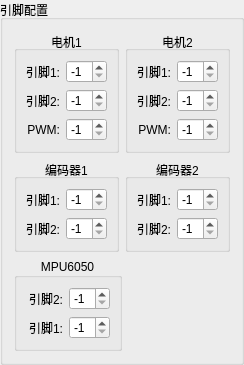
          <widget class="QGroupBox" name="groupBox_9">
           <property name="title">
            <string>引脚配置</string>
           </property>
           <layout class="QVBoxLayout" name="verticalLayout_52">
            <item>
             <layout class="QHBoxLayout" name="horizontalLayout_36">
              <item>
               <widget class="QGroupBox" name="groupBox_10">
                <property name="title">
                 <string>电机1</string>
                </property>
                <property name="alignment">
                 <set>Qt::AlignCenter</set>
                </property>
                <layout class="QHBoxLayout" name="horizontalLayout_31">
                 <item>
                  <layout class="QVBoxLayout" name="verticalLayout_28">
                   <item>
                    <widget class="QLabel" name="label_35">
                     <property name="text">
                      <string>引脚1:</string>
                     </property>
                     <property name="alignment">
                      <set>Qt::AlignRight|Qt::AlignTrailing|Qt::AlignVCenter</set>
                     </property>
                    </widget>
                   </item>
                   <item>
                    <widget class="QLabel" name="label_45">
                     <property name="text">
                      <string>引脚2:</string>
                     </property>
                     <property name="alignment">
                      <set>Qt::AlignRight|Qt::AlignTrailing|Qt::AlignVCenter</set>
                     </property>
                    </widget>
                   </item>
                   <item>
                    <widget class="QLabel" name="label_46">
                     <property name="text">
                      <string>PWM:</string>
                     </property>
                     <property name="alignment">
                      <set>Qt::AlignRight|Qt::AlignTrailing|Qt::AlignVCenter</set>
                     </property>
                    </widget>
                   </item>
                  </layout>
                 </item>
                 <item>
                  <layout class="QVBoxLayout" name="verticalLayout_29">
                   <item>
                    <widget class="QSpinBox" name="spinBox_motor0_pin0">
                     <property name="minimum">
                      <number>-1</number>
                     </property>
                     <property name="value">
                      <number>-1</number>
                     </property>
                    </widget>
                   </item>
                   <item>
                    <widget class="QSpinBox" name="spinBox_motor0_pin1">
                     <property name="minimum">
                      <number>-1</number>
                     </property>
                     <property name="value">
                      <number>-1</number>
                     </property>
                    </widget>
                   </item>
                   <item>
                    <widget class="QSpinBox" name="spinBox_motor0_PWMPin">
                     <property name="minimum">
                      <number>-1</number>
                     </property>
                     <property name="value">
                      <number>-1</number>
                     </property>
                    </widget>
                   </item>
                  </layout>
                 </item>
                </layout>
               </widget>
              </item>
              <item>
               <widget class="QGroupBox" name="groupBox_11">
                <property name="title">
                 <string>电机2</string>
                </property>
                <property name="alignment">
                 <set>Qt::AlignCenter</set>
                </property>
                <layout class="QHBoxLayout" name="horizontalLayout_32">
                 <item>
                  <layout class="QVBoxLayout" name="verticalLayout_30">
                   <item>
                    <widget class="QLabel" name="label_47">
                     <property name="text">
                      <string>引脚1:</string>
                     </property>
                     <property name="alignment">
                      <set>Qt::AlignRight|Qt::AlignTrailing|Qt::AlignVCenter</set>
                     </property>
                    </widget>
                   </item>
                   <item>
                    <widget class="QLabel" name="label_48">
                     <property name="text">
                      <string>引脚2:</string>
                     </property>
                     <property name="alignment">
                      <set>Qt::AlignRight|Qt::AlignTrailing|Qt::AlignVCenter</set>
                     </property>
                    </widget>
                   </item>
                   <item>
                    <widget class="QLabel" name="label_49">
                     <property name="text">
                      <string>PWM:</string>
                     </property>
                     <property name="alignment">
                      <set>Qt::AlignRight|Qt::AlignTrailing|Qt::AlignVCenter</set>
                     </property>
                    </widget>
                   </item>
                  </layout>
                 </item>
                 <item>
                  <layout class="QVBoxLayout" name="verticalLayout_31">
                   <item>
                    <widget class="QSpinBox" name="spinBox_motor1_pin0">
                     <property name="minimum">
                      <number>-1</number>
                     </property>
                     <property name="value">
                      <number>-1</number>
                     </property>
                    </widget>
                   </item>
                   <item>
                    <widget class="QSpinBox" name="spinBox_motor1_pin1">
                     <property name="minimum">
                      <number>-1</number>
                     </property>
                     <property name="value">
                      <number>-1</number>
                     </property>
                    </widget>
                   </item>
                   <item>
                    <widget class="QSpinBox" name="spinBox_motor1_PWMpin">
                     <property name="minimum">
                      <number>-1</number>
                     </property>
                     <property name="value">
                      <number>-1</number>
                     </property>
                    </widget>
                   </item>
                  </layout>
                 </item>
                </layout>
               </widget>
              </item>
             </layout>
            </item>
            <item>
             <layout class="QHBoxLayout" name="horizontalLayout_37">
              <item>
               <widget class="QGroupBox" name="groupBox_12">
                <property name="title">
                 <string>编码器1</string>
                </property>
                <property name="alignment">
                 <set>Qt::AlignCenter</set>
                </property>
                <layout class="QHBoxLayout" name="horizontalLayout_33">
                 <item>
                  <layout class="QVBoxLayout" name="verticalLayout_32">
                   <item>
                    <widget class="QLabel" name="label_50">
                     <property name="text">
                      <string>引脚1:</string>
                     </property>
                     <property name="alignment">
                      <set>Qt::AlignRight|Qt::AlignTrailing|Qt::AlignVCenter</set>
                     </property>
                    </widget>
                   </item>
                   <item>
                    <widget class="QLabel" name="label_51">
                     <property name="text">
                      <string>引脚2:</string>
                     </property>
                     <property name="alignment">
                      <set>Qt::AlignRight|Qt::AlignTrailing|Qt::AlignVCenter</set>
                     </property>
                    </widget>
                   </item>
                  </layout>
                 </item>
                 <item>
                  <layout class="QVBoxLayout" name="verticalLayout_33">
                   <item>
                    <widget class="QSpinBox" name="spinBox_encoder0_pin0">
                     <property name="minimum">
                      <number>-1</number>
                     </property>
                     <property name="value">
                      <number>-1</number>
                     </property>
                    </widget>
                   </item>
                   <item>
                    <widget class="QSpinBox" name="spinBox_encoder0_pin1">
                     <property name="minimum">
                      <number>-1</number>
                     </property>
                     <property name="value">
                      <number>-1</number>
                     </property>
                    </widget>
                   </item>
                  </layout>
                 </item>
                </layout>
               </widget>
              </item>
              <item>
               <widget class="QGroupBox" name="groupBox_13">
                <property name="title">
                 <string>编码器2</string>
                </property>
                <property name="alignment">
                 <set>Qt::AlignCenter</set>
                </property>
                <layout class="QHBoxLayout" name="horizontalLayout_34">
                 <item>
                  <layout class="QVBoxLayout" name="verticalLayout_34">
                   <item>
                    <widget class="QLabel" name="label_52">
                     <property name="text">
                      <string>引脚1:</string>
                     </property>
                     <property name="alignment">
                      <set>Qt::AlignRight|Qt::AlignTrailing|Qt::AlignVCenter</set>
                     </property>
                    </widget>
                   </item>
                   <item>
                    <widget class="QLabel" name="label_53">
                     <property name="text">
                      <string>引脚2:</string>
                     </property>
                     <property name="alignment">
                      <set>Qt::AlignRight|Qt::AlignTrailing|Qt::AlignVCenter</set>
                     </property>
                    </widget>
                   </item>
                  </layout>
                 </item>
                 <item>
                  <layout class="QVBoxLayout" name="verticalLayout_35">
                   <item>
                    <widget class="QSpinBox" name="spinBox_encoder1_pin0">
                     <property name="minimum">
                      <number>-1</number>
                     </property>
                     <property name="value">
                      <number>-1</number>
                     </property>
                    </widget>
                   </item>
                   <item>
                    <widget class="QSpinBox" name="spinBox_encoder1_pin1">
                     <property name="minimum">
                      <number>-1</number>
                     </property>
                     <property name="value">
                      <number>-1</number>
                     </property>
                    </widget>
                   </item>
                  </layout>
                 </item>
                </layout>
               </widget>
              </item>
             </layout>
            </item>
            <item>
             <layout class="QHBoxLayout" name="horizontalLayout_8" stretch="1,1">
              <item>
               <widget class="QGroupBox" name="groupBox_14">
                <property name="title">
                 <string>MPU6050</string>
                </property>
                <property name="alignment">
                 <set>Qt::AlignCenter</set>
                </property>
                <layout class="QHBoxLayout" name="horizontalLayout_35">
                 <item>
                  <layout class="QVBoxLayout" name="verticalLayout_25">
                   <item>
                    <widget class="QLabel" name="label_55">
                     <property name="text">
                      <string>引脚2:</string>
                     </property>
                     <property name="alignment">
                      <set>Qt::AlignRight|Qt::AlignTrailing|Qt::AlignVCenter</set>
                     </property>
                    </widget>
                   </item>
                   <item>
                    <widget class="QLabel" name="label_54">
                     <property name="text">
                      <string>引脚1:</string>
                     </property>
                     <property name="alignment">
                      <set>Qt::AlignRight|Qt::AlignTrailing|Qt::AlignVCenter</set>
                     </property>
                    </widget>
                   </item>
                  </layout>
                 </item>
                 <item>
                  <layout class="QVBoxLayout" name="verticalLayout_39">
                   <item>
                    <widget class="QSpinBox" name="spinBox_MPU6050_pin1">
                     <property name="minimum">
                      <number>-1</number>
                     </property>
                     <property name="value">
                      <number>-1</number>
                     </property>
                    </widget>
                   </item>
                   <item>
                    <widget class="QSpinBox" name="spinBox_MPU6050_pin0">
                     <property name="minimum">
                      <number>-1</number>
                     </property>
                     <property name="value">
                      <number>-1</number>
                     </property>
                    </widget>
                   </item>
                  </layout>
                 </item>
                </layout>
               </widget>
              </item>
              <item>
               <spacer name="horizontalSpacer_6">
                <property name="orientation">
                 <enum>Qt::Horizontal</enum>
                </property>
                <property name="sizeHint" stdset="0">
                 <size>
                  <width>40</width>
                  <height>20</height>
                 </size>
                </property>
               </spacer>
              </item>
             </layout>
            </item>
           </layout>
          </widget>
